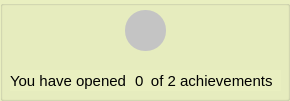
      <widget class="QGroupBox" name="groupBox_15">
       <property name="geometry">
        <rect>
         <x>40</x>
         <y>10</y>
         <width>290</width>
         <height>101</height>
        </rect>
       </property>
       <property name="autoFillBackground">
        <bool>false</bool>
       </property>
       <property name="styleSheet">
        <string notr="true">background: #E9EFC0;</string>
       </property>
       <property name="title">
        <string/>
       </property>
       <property name="alignment">
        <set>Qt::AlignCenter</set>
       </property>
       <widget class="QLabel" name="label_5">
        <property name="geometry">
         <rect>
          <x>125</x>
          <y>10</y>
          <width>41</width>
          <height>41</height>
         </rect>
        </property>
        <property name="styleSheet">
         <string notr="true">position: absolute;
width: 64px;
height: 64px;
left: 152px;
top: 83px;

background: #C4C4C4;

border-radius: 20;</string>
        </property>
        <property name="text">
         <string/>
        </property>
        <property name="pixmap">
         <pixmap resource="resources.qrc">:/img/pick/pick/done.png</pixmap>
        </property>
        <property name="scaledContents">
         <bool>true</bool>
        </property>
       </widget>
       <widget class="QLabel" name="label_6">
        <property name="geometry">
         <rect>
          <x>10</x>
          <y>70</y>
          <width>271</width>
          <height>21</height>
         </rect>
        </property>
        <property name="styleSheet">
         <string notr="true">width: 148px;
height: 37px;
left: 115px;
top: 147px;

font-family: 'Inter';
font-style: normal;
font-weight: 400;
font-size: 15px;
line-height: 18px;

color: #000000;</string>
        </property>
        <property name="text">
         <string>You have opened      of 2 achievements</string>
        </property>
       </widget>
       <widget class="QLabel" name="label_22">
        <property name="geometry">
         <rect>
          <x>135</x>
          <y>70</y>
          <width>16</width>
          <height>21</height>
         </rect>
        </property>
        <property name="styleSheet">
         <string notr="true">width: 148px;
height: 37px;
left: 115px;
top: 147px;

font-family: 'Inter';
font-style: normal;
font-weight: 400;
font-size: 15px;
line-height: 18px;

color: #000000;</string>
        </property>
        <property name="text">
         <string>0</string>
        </property>
       </widget>
      </widget>
